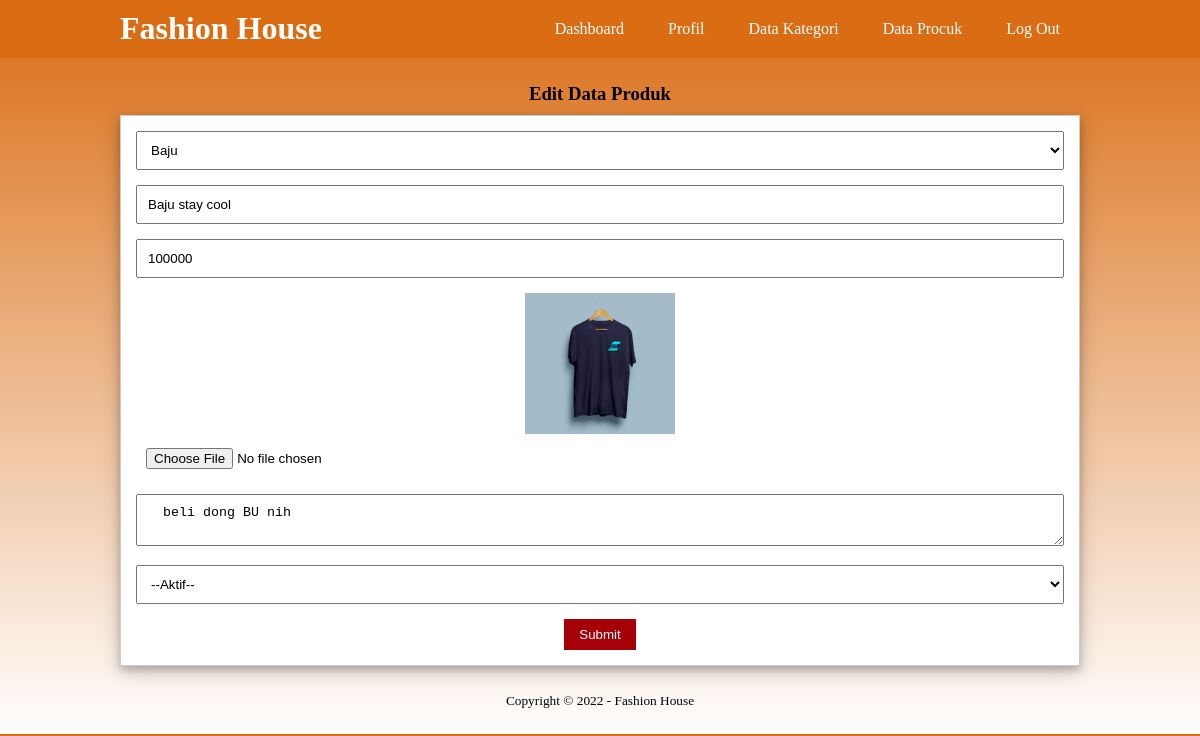
Page /edit-produk.php?id=4 (signed in) on the committed database.
### tables this page shows
CREATE TABLE `product` (
  `product_id` int(5) NOT NULL,
  `category_id` int(5) NOT NULL,
  `product_name` varchar(30) NOT NULL,
  `product_price` int(15) NOT NULL,
  `product_desc` text NOT NULL,
  `product_image` varchar(100) NOT NULL,
  `product_status` tinyint(1) NOT NULL,
  `date_created` timestamp NOT NULL DEFAULT current_timestamp()
);

CREATE TABLE `category` (
  `category_id` int(5) NOT NULL,
  `category_name` varchar(25) NOT NULL
);

### edit-produk.php (the view, shortened to what this page needs)
<?php
    include 'db.php';
    $produk = mysqli_query($conn, "SELECT * FROM product WHERE product_id = '".$_GET['id']."' ");
    $p = mysqli_fetch_object($produk);
?>
<!DOCTYPE html>
<html lang="en">
<head>
    <link rel="stylesheet" href="css/style.css" type="text/css">
</head>
<body>
    <header>
    <div class="container">
        <h1><a href="dashboard.php">Fashion House</a></h1>
        <ul>
            <li><a href="dashboard.php">Dashboard</a></li>
            <li><a href="profil.php">Profil</a></li>
            <li><a href="data-kategori.php">Data Kategori</a></li>
            <li><a href="data-produk.php">Data Procuk</a></li>
            <li><a href="index.php">Log Out</a></li>
        </ul>
    </div>
    </header>
    <div class="section">
        <div class="container">
            <h3>Edit Data Produk</h3>
            <div class="box">
                <form action="" method="POST" enctype="multipart/form-data">
                    <select class="input-control" name="kategori" required>
                        <?php
                            $kategori = mysqli_query($conn, "SELECT * FROM category ORDER BY category_id DESC");
                            while($r = mysqli_fetch_array($kategori)){
                        ?>
                        <option value="<?php echo $r['category_id'] ?>"<?php echo ($r['category_id'] == $p->category_id)? 'selected':''; ?>><?php echo $r['category_name'] ?></option>
                        <?php } ?>
                    </select>
                    <input type="text" name="nama" class="input-control" placeholder="Nama Produk" value="<?php echo $p->product_name ?>" required>
                    <input type="text" name="harga" class="input-control" placeholder="Harga"  value="<?php echo $p->product_price ?>" required>
                    <img src="produk/<?php echo $p->product_image ?>" width="150px" >
                    <input type="file" name="gambar" class="input-control">
                    <textarea class="input-control" name="deskripsi" placeholder="deskripsi"> <?php echo $p->product_desc ?> </textarea>
                    <select class="input-control" name="status">
                        <option value="1"<?php echo ($p->product_status == 1)? 'selected':''; ?>>--Aktif--</option>
                    </select>
                    <input type="submit" name="submit" value="Submit" class="btn">
                </form>
        </div>
    </div>
    <footer>
        <div class="container">
            <small>Copyright &copy; 2022 - Fashion House</small>
        </div>
    </footer>
</body>
</html>

### css/style.css (style rules this page uses)
* { padding: 0; margin: 0; font-family: 'Quicksand'sans-serif; }
body { background-image: linear-gradient(#da6d14, #ffffff); }
a { color: inherit; text-decoration: none; }
.input-control { width: 100%; padding: 10px; margin-bottom: 15px; box-sizing: border-box; }
.btn { padding: 8px 15px; background-color: #a50008; color: #fff; border: none; cursor: pointer; }
header { background-color: #da6d14; color: #fff; }
header h1 { float: left; padding: 10px 0; }
header ul { float: right; }
header ul li { display: inline-block; }
header ul li a { padding: 20px; display: inline-block; }
.container { width: 80%; margin: 0 auto; text-align: center; }
.container:after { content: ''; display: block; clear: both; }
.section { padding: 25px 0; }
.box { background-color: #fff; border: 1px solid #ccc; padding: 15px; box-sizing: border-box; margin: 10px 0 25px 0; box-shadow: 0 4px 8px 0 rgba(0, 0, 0, 0.2), 0 6px 20px 0 rgba(0, 0, 0, 0.19); }
.box::after { content: ''; display: block; clear: both; }

### rows in the picture
product: kategori "Baju", nama "Baju stay cool", harga "100000", product_image (picture), deskripsi "beli dong BU nih", status "--Aktif--"
